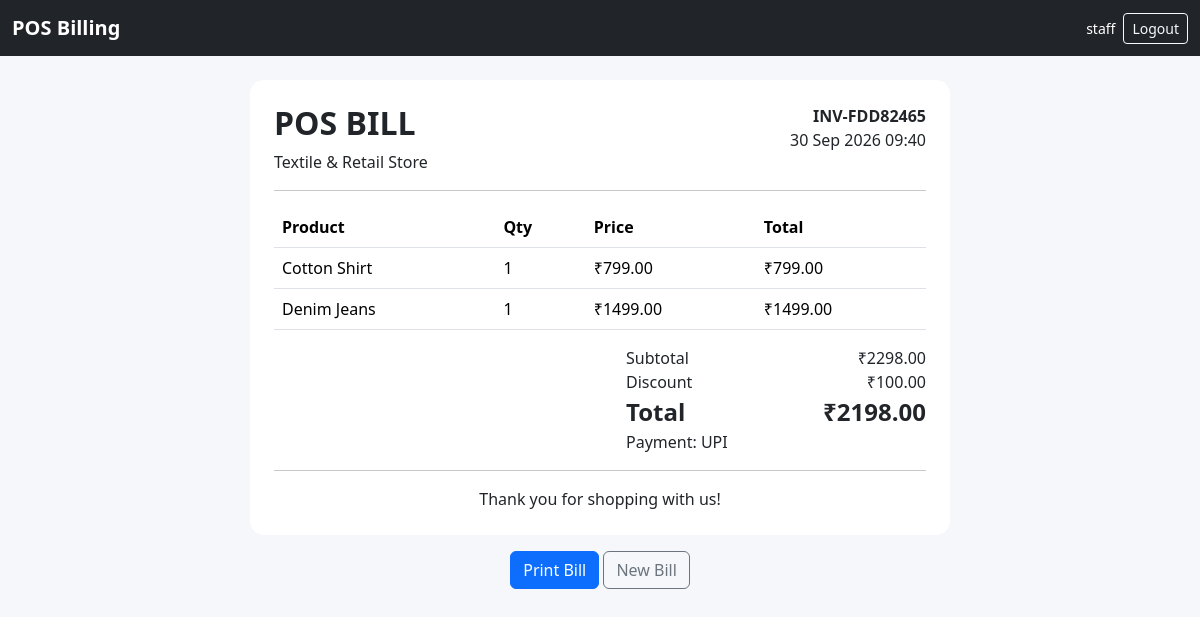
/billing/invoice/1/ (signed in), run on the app's committed database.
### pos/models.py (models this page shows, shortened)
class Sale(models.Model):
    PAYMENT_CHOICES = [
        ("CASH", "Cash"),
        ("UPI", "UPI"),
        ("CARD", "Card"),
    ]
    invoice_no = models.CharField(max_length=30, unique=True)
    staff = models.ForeignKey(User, on_delete=models.PROTECT)
    subtotal = models.DecimalField(max_digits=12, decimal_places=2, default=0)
    discount = models.DecimalField(max_digits=12, decimal_places=2, default=0)
    tax = models.DecimalField(max_digits=12, decimal_places=2, default=0)
    total = models.DecimalField(max_digits=12, decimal_places=2, default=0)
    payment_method = models.CharField(max_length=10, choices=PAYMENT_CHOICES, default="CASH")
    created_at = models.DateTimeField(auto_now_add=True)

class SaleItem(models.Model):
    sale = models.ForeignKey(Sale, related_name="items", on_delete=models.CASCADE)
    product = models.ForeignKey(Product, on_delete=models.PROTECT)
    quantity = models.PositiveIntegerField()
    unit_price = models.DecimalField(max_digits=12, decimal_places=2)
    line_total = models.DecimalField(max_digits=12, decimal_places=2)

class Product(models.Model):
    name = models.CharField(max_length=200)
    sku = models.CharField(max_length=50, unique=True)
    category = models.CharField(max_length=100, blank=True)
    size = models.CharField(max_length=50, blank=True)
    color = models.CharField(max_length=50, blank=True)
    price = models.DecimalField(max_digits=12, decimal_places=2)
    stock = models.PositiveIntegerField(default=0)
    supplier = models.ForeignKey(Supplier, null=True, blank=True, on_delete=models.SET_NULL)
    active = models.BooleanField(default=True)
    created_at = models.DateTimeField(auto_now_add=True)

### pos/views.py (the view)
# urls.py: path("billing/invoice/<int:pk>/", views.invoice, name="invoice"),
@staff_or_admin
def invoice(request, pk):
    sale = get_object_or_404(Sale.objects.select_related("staff").prefetch_related("items__product"), pk=pk)
    return render(request, "invoice.html", {"sale": sale})

### pos/views.py (called while the page is built)
def staff_or_admin(view):
    @wraps(view)
    @login_required
    def wrapper(request, *args, **kwargs):
        return view(request, *args, **kwargs)
    return wrapper

### templates/invoice.html (shortened to what this page needs)
{% extends 'base.html' %}
{% block content %}
<div class="container py-4">
<div class="invoice card mx-auto" style="max-width:700px"><div class="card-body p-4">
<div class="d-flex justify-content-between"><div><h2 class="fw-bold">POS BILL</h2><div>Textile & Retail Store</div></div><div class="text-end"><b>{{ sale.invoice_no }}</b><br>{{ sale.created_at|date:"d M Y H:i" }}</div></div><hr>
<table class="table"><tr><th>Product</th><th>Qty</th><th>Price</th><th>Total</th></tr>{% for i in sale.items.all %}<tr><td>{{ i.product.name }}</td><td>{{ i.quantity }}</td><td>₹{{ i.unit_price }}</td><td>₹{{ i.line_total }}</td></tr>{% endfor %}</table>
<div class="ms-auto" style="max-width:300px"><div class="d-flex justify-content-between"><span>Subtotal</span><span>₹{{ sale.subtotal }}</span></div><div class="d-flex justify-content-between"><span>Discount</span><span>₹{{ sale.discount }}</span></div><div class="d-flex justify-content-between fs-4 fw-bold"><span>Total</span><span>₹{{ sale.total }}</span></div><div>Payment: {{ sale.payment_method }}</div></div>
<hr><div class="text-center">Thank you for shopping with us!</div>
</div></div>
<div class="text-center mt-3 no-print"><button class="btn btn-primary" onclick="window.print()">Print Bill</button> <a class="btn btn-outline-secondary" href="{% url 'billing' %}">New Bill</a></div>
</div>
{% endblock %}

### templates/base.html (shortened to what this page needs)
{% load static %}
<!doctype html>
<html lang="en">
<head>
<link href="https://cdn.jsdelivr.net/npm/bootstrap@5.3.3/dist/css/bootstrap.min.css" rel="stylesheet">
<link rel="stylesheet" href="{% static 'css/app.css' %}">
</head>
<body>
<nav class="navbar navbar-dark bg-dark sticky-top">
  <div class="container-fluid">
    <a class="navbar-brand fw-bold" href="{% if request.user.is_authenticated %}{% url 'dashboard' %}{% else %}/{% endif %}">POS Billing</a>
    {% if request.user.is_authenticated %}
    <div class="d-flex align-items-center gap-2">
      <span class="text-white small">{{ request.user.username }}</span>
      <a class="btn btn-outline-light btn-sm" href="{% url 'logout' %}">Logout</a>
    </div>
    {% endif %}
  </div>
</nav>
{% block content %}{% endblock %}
</body>
</html>

### static/css/app.css (style rules this page uses)
body { background:#f5f7fb; }
.card { border:0; border-radius:14px; }

### data on the page
Sale: invoice_no "INV-FDD82465", created_at "30 Sep 2026 09:40", subtotal "2298.00", discount "100.00", total "2198.00", payment_method "UPI"
SaleItem: product.name "Cotton Shirt", quantity "1", unit_price "799.00", line_total "799.00"
SaleItem: product.name "Denim Jeans", quantity "1", unit_price "1499.00", line_total "1499.00"

### other printed values
{{ request.user.username }} "staff"
